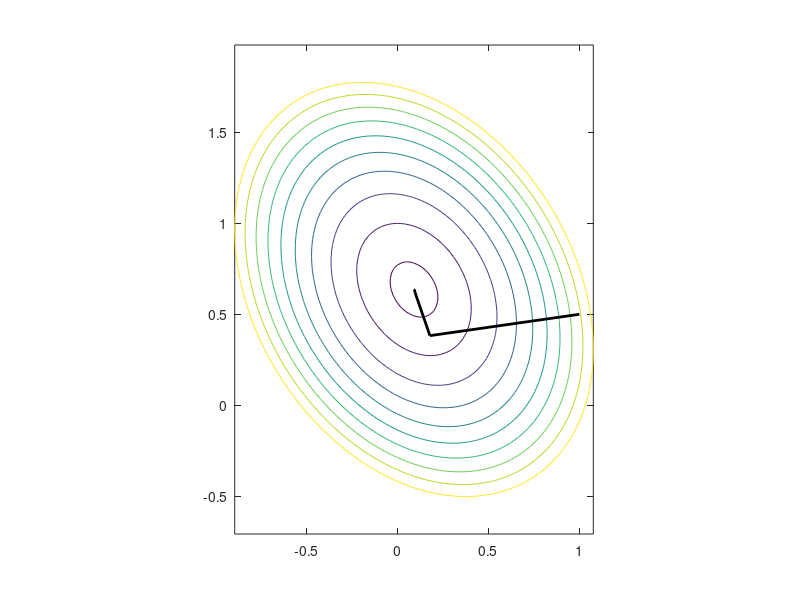

Write the MATLAB code that produced this figure. (Note: this script raises an error after producing the figure.)
%**************************************************************************
%*     Example  8.11                                                      *
%*     filename: ch08pr10.m                                               *
%*     program listing number: 8.10                                       *
%*                                                                        *
%*     This program solves a 2x2 linear equation by the conjugate         *
%*     gradient minimization.                                             *
%*                                                                        *
%*     Programed by Ryoichi Kawai for Computational Physics Course.       *
%*     Last modification:  10/13/2013.                                    *
%**************************************************************************
clear all;
A=[[4,1];[1,3]];
b=[1;2];
c=[-0.65,  -0.5, -0.3,  -0.1, 0.1,  0.3, 0.5, 0.7, 0.9, 1.1];
tol = 1e-8;

% contour plot of the cost function
x=linspace(-1,1.2);
y=linspace(-1,2);
[X,Y]=meshgrid(x,y);
N=size(X,2);
M=size(Y,2);
for i=1:N
    for j=1:M
        Z(i,j) = 0.5*(X(i,j)^2*A(1,1)+(A(1,2)+A(2,1))*X(i,j)*Y(i,j)...
                 +A(2,2)*Y(i,j)^2) - X(i,j)*b(1)-Y(i,j)*b(2);
    end
end

contour(X,Y,Z,c);
hold on

% conjugate gradient method
n=1;
x=[1;0.5]; % starting point
u(1)=x(1);
v(1)=x(2);
r=b- A*x;
p=r;
rr=r'*r;
while abs(rr)>tol
    n=n+1;
    alpha = rr/(r'*A*r);
    x = x + alpha*p;
    u(n)=x(1);
    v(n)=x(2);
    r1=b-A*x;
    rr1=r1'*r1;
    beta=rr1/rr;
    r=r1;
    rr=rr1;
    p=r+beta*p;
end

fprintf('Solution=(%.5f,%.5f)\n',x)

p=plot(u,v);
set(p,'linewidth',2,'color','black')
axis equal tight
xlabel(texlabel('x_1'),'fontsize',14)
ylabel(texlabel('x_2'),'fontsize',14)
legend('f(x)','CG steps');
hold off
